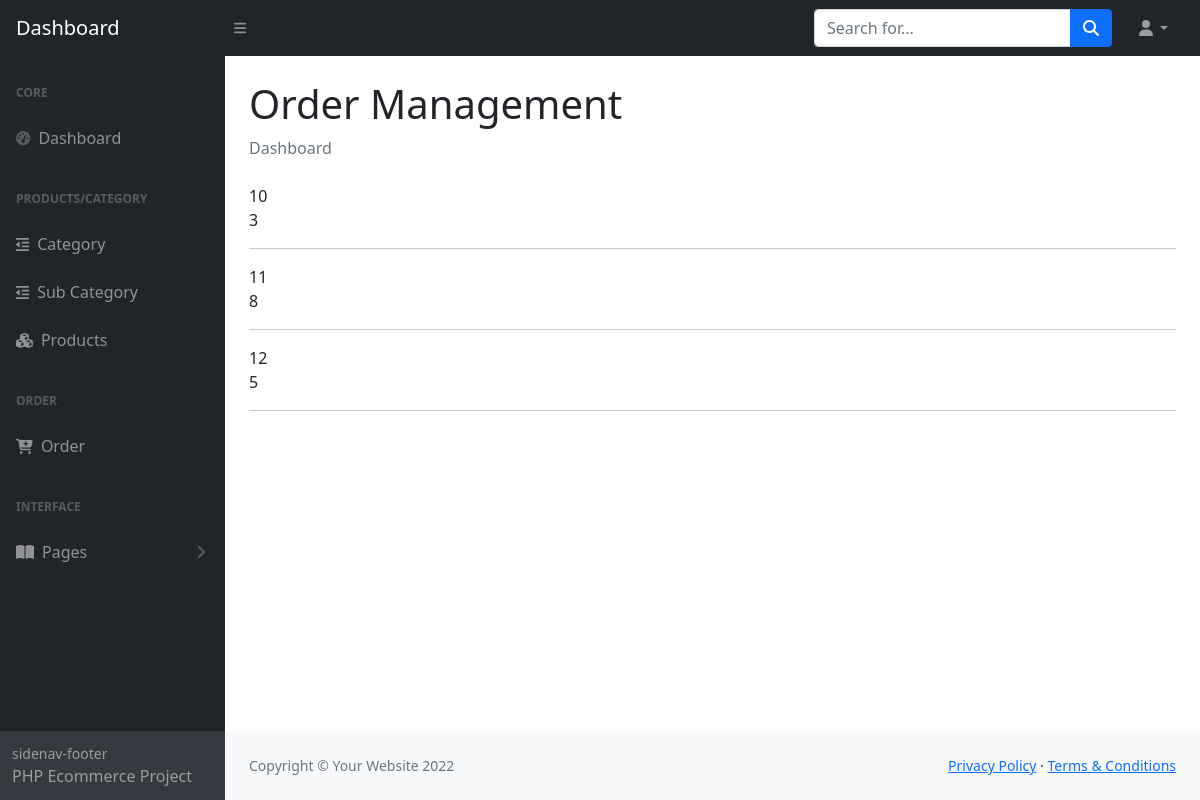
Page /admin-dashboard/orderdetails.php?id=14 (signed in) on the committed database.
### tables this page shows
CREATE TABLE `orderdetails` (
  `id` int(11) NOT NULL,
  `order_id` int(11) NOT NULL,
  `product_id` int(11) NOT NULL,
  `price` float(10,2) NOT NULL,
  `quantity` int(4) NOT NULL DEFAULT 1,
  `op` varchar(128) NOT NULL,
  `created_at` timestamp NOT NULL DEFAULT current_timestamp()
);

### admin-dashboard/orderdetails.php (the view, shortened to what this page needs)
<?php
require "inc/header.php";
require "../inc/connection.php";
$q = "select * from orderdetails where order_id = '".$_GET['id']."'";
$r = $conn->query($q);
?>
</head>
<body class="sb-nav-fixed">
<?php include 'inc/nav.php'; ?>
<div id="layoutSidenav">
<?php include 'inc/sidenav.php'; ?>
<div id="layoutSidenav_content">
            <main>
                <div class="container-fluid px-4">
                    <h1 class="mt-4">Order Management</h1>
                    <ol class="breadcrumb mb-4">
                        <li class="breadcrumb-item active">Dashboard</li>
                    </ol>
<?php
while($row = $r->fetch_assoc()){
    echo $row['id'] . "<br>";
    echo $row['product_id'] . "<hr>";
}
?>
                </div>
            </main>
            <footer class="py-4 bg-light mt-auto">
                <div class="container-fluid px-4">
                    <div class="d-flex align-items-center justify-content-between small">
                        <div class="text-muted">Copyright &copy; Your Website 2022</div>
                        <div>
                            <a href="#">Privacy Policy</a>
                            &middot;
                            <a href="#">Terms &amp; Conditions</a>
                        </div>
                    </div>
                </div>
            </footer>
        </div>
</div>
</body>
</html>

### rows in the picture
orderdetails: id "10", product "3"
orderdetails: id "11", product "8"
orderdetails: id "12", product "5"
